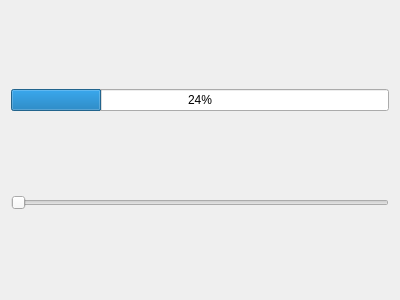
<?xml version="1.0" encoding="UTF-8"?>
<ui version="4.0">
 <class>Dialog</class>
 <widget class="QDialog" name="Dialog">
  <property name="geometry">
   <rect>
    <x>0</x>
    <y>0</y>
    <width>400</width>
    <height>300</height>
   </rect>
  </property>
  <property name="windowTitle">
   <string>Dialog</string>
  </property>
  <layout class="QVBoxLayout" name="verticalLayout">
   <item>
    <widget class="QProgressBar" name="progressBar">
     <property name="value">
      <number>24</number>
     </property>
    </widget>
   </item>
   <item>
    <widget class="QSlider" name="horizontalSlider">
     <property name="orientation">
      <enum>Qt::Horizontal</enum>
     </property>
    </widget>
   </item>
  </layout>
 </widget>
 <layoutdefault spacing="6" margin="11"/>
 <resources/>
 <connections/>
</ui>
